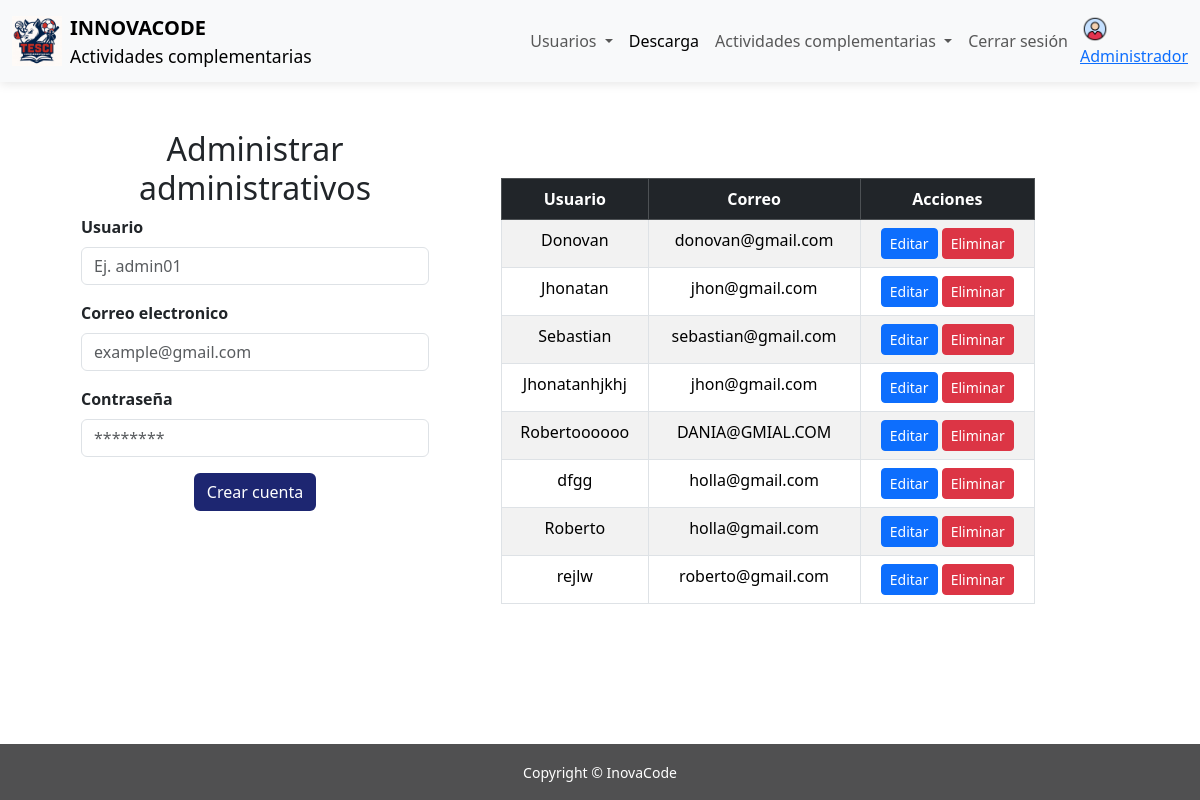
The page /inovacode/paginas/administrar-administradores.php on the database its author committed.
### tables this page shows
CREATE TABLE `administrador` (
  `id_admin` int(11) NOT NULL,
  `usuario` varchar(50) NOT NULL,
  `correo` varchar(50) NOT NULL,
  `contrasena` varchar(50) NOT NULL
);

### inovacode/acciones/ver-administrador.php (called while the page is built, shortened)
<?php
function conectando(){
    $C=conectar();
    $consulta="select * from administrador";
    $res=$C->query($consulta);
    return $res;
}
?>

### inovacode/paginas/administrar-administradores.php (the view, shortened to what this page needs)
<!DOCTYPE html>
<html lang="es">
<head>
    <link href="https://cdn.jsdelivr.net/npm/bootstrap@5.3.3/dist/css/bootstrap.min.css" rel="stylesheet">
    <link rel="stylesheet" href="../css/estilos.css">
</head>
<body>
    <nav class="navbar navbar-expand-lg bg-body-tertiary ">
        <div class="container-fluid">
            <a class="navbar-brand d-flex align-items-center">
                <img src="../img/logo.jpeg" alt="Logo" width="50" height="50"
                    class="d-inline-block align-text-top me-2">
                <div class="d-flex flex-column">
                    <span class="fw-bold">INNOVACODE</span>
                    <small>Actividades complementarias</small>
                </div>
            </a>
            <div class="collapse navbar-collapse " id="navbarNav">
                <ul class="navbar-nav ms-auto me-1 ">
                    <li class="nav-item dropdown">
                        <a class="nav-link dropdown-toggle" href="#" role="button" data-bs-toggle="dropdown"
                            aria-expanded="false">
                            Usuarios
                        </a>
                    </li>
                    <li class="nav-item">
                        <a class="nav-link active" aria-current="page" href="#">Descarga</a>
                    </li>
                    <li class="nav-item dropdown">
                        <a class="nav-link dropdown-toggle" href="#" role="button" data-bs-toggle="dropdown"
                            aria-expanded="false">
                            Actividades complementarias
                        </a>
                    </li>
                    <li class="nav-item">
                        <a class="nav-link" href="../index.html">Cerrar sesión</a>
                    </li>
                </ul>
                <a class=" d-flex flex-column p-0 " aria-disabled="true"><img src="../img/perfil.png" alt="Logo" width="30"
                        height="30" class="d-inline-block align-text-end d-none d-md-block">Administrador</a>
            </div>
        </div>
    </nav>
     <div class="container row justify-content-center mt-5 mb-5">
            <div class="text-center col-12 col-md-6 col-lg-4 me-5">
                <div class="text-center">
                <h2>Administrar administrativos</h2>
                </div>
                <form   action="../acciones/insertar-administrador.php" method="post">
                    <div class="mb-3 text-start">
                    <label for="user" class="form-label fw-bold">Usuario</label>
                    <input name="u" type="text" class="form-control" id="user" placeholder="Ej. admin01" required minlength="4" maxlength="20" pattern="[A-Za-z0-9_]+" title="Solo letras, números o guiones bajos">
                    </div>
                    <div class="mb-3 text-start">
                    <label name="correo" for="password" class="form-label fw-bold">Correo electronico</label>
                    <input name="e" type="email" class="form-control" id="correo" placeholder="example@gmail.com" required>
                    </div>
                    <div class="mb-3 text-start">
                    <label name="contrasena" for="password" class="form-label fw-bold">Contraseña</label>
                    <input name="p" type="password" class="form-control" id="contrasena" placeholder="********" required minlength="6" title="Debe tener al menos 6 caracteres">
                    </div>
                    <button type="submit" class="btn btn-custom ">Crear cuenta</button>
                </form>
            </div>
            <div class="table-responsive mt-5 col-12 col-md-6">
    <?php require ("../acciones/ver-administrador.php"); ?>
    <table class="table table-bordered table-striped text-center">
        <thead class="table-dark">
            <tr>
                <th>Usuario</th>
                <th>Correo</th>
                <th>Acciones</th>
            </tr>
        </thead>
        <tbody>
            <?php
                $valores = conectando();
                while($p = $valores->fetch_assoc()){
            ?>
            <tr>
                <td><?php echo $p['usuario']; ?></td>
                <td><?php echo $p['correo']; ?></td>
                <td>
                    <button
                        class="btn btn-primary btn-sm editarBtn"
                        data-id="<?php echo $p['id_admin']; ?>"
                        data-usuario="<?php echo $p['usuario']; ?>"
                        data-correo="<?php echo $p['correo']; ?>"
                        data-pass="<?php echo $p['contrasena']; ?>"
                        data-bs-toggle="modal"
                        data-bs-target="#editarModal">
                        Editar
                    </button>
                    <a href="../acciones/eliminar-administrador.php?ID=<?php echo $p['id_admin']; ?>"
                       class="btn btn-danger btn-sm">Eliminar</a>
                </td>
            </tr>
            <?php } ?>
        </tbody>
    </table>
</div>
    </div>
    <footer class="fixed-bottom footer mt-auto py-3">
        <div class="container text-center">
            <small>Copyright &copy; InovaCode</small>
        </div>
    </footer>
</body>
</html>

### inovacode/css/estilos.css (style rules this page uses)
.navbar { box-shadow: 0 2px 10px rgba(0, 0, 0, 0.1); }
.footer { background-color: #505051; color: white; text-align: center; padding: 20px 10px; margin-top: 50px; }
.btn-custom { background-color: #1d2671; color: white; transition: 0.3s; }

### rows shown on the page
administrador: usuario "Donovan", correo "donovan@gmail.com"
administrador: usuario "Jhonatan", correo "jhon@gmail.com"
administrador: usuario "Sebastian", correo "sebastian@gmail.com"
administrador: usuario "Jhonatanhjkhj", correo "jhon@gmail.com"
administrador: usuario "Robertoooooo", correo "DANIA@GMIAL.COM"
administrador: usuario "dfgg", correo "holla@gmail.com"
administrador: usuario "Roberto", correo "holla@gmail.com"
administrador: usuario "rejlw", correo "roberto@gmail.com"
